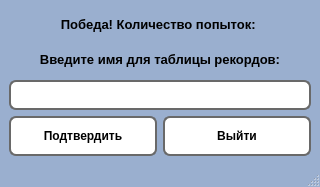
<?xml version="1.0" encoding="UTF-8"?>
<ui version="4.0">
 <class>CongratulationsWindow</class>
 <widget class="QMainWindow" name="CongratulationsWindow">
  <property name="geometry">
   <rect>
    <x>0</x>
    <y>0</y>
    <width>320</width>
    <height>187</height>
   </rect>
  </property>
  <property name="sizePolicy">
   <sizepolicy hsizetype="Fixed" vsizetype="Fixed">
    <horstretch>0</horstretch>
    <verstretch>0</verstretch>
   </sizepolicy>
  </property>
  <property name="minimumSize">
   <size>
    <width>320</width>
    <height>187</height>
   </size>
  </property>
  <property name="maximumSize">
   <size>
    <width>320</width>
    <height>187</height>
   </size>
  </property>
  <property name="baseSize">
   <size>
    <width>320</width>
    <height>180</height>
   </size>
  </property>
  <property name="windowTitle">
   <string>MainWindow</string>
  </property>
  <property name="styleSheet">
   <string notr="true">QMainWindow{
	background-color: rgb(154, 175, 207);
}</string>
  </property>
  <widget class="QWidget" name="centralwidget">
   <property name="sizePolicy">
    <sizepolicy hsizetype="Fixed" vsizetype="Fixed">
     <horstretch>0</horstretch>
     <verstretch>0</verstretch>
    </sizepolicy>
   </property>
   <layout class="QGridLayout" name="gridLayout">
    <item row="2" column="0" colspan="2">
     <widget class="QLineEdit" name="m_lineEdit">
      <property name="styleSheet">
       <string notr="true">QLineEdit{
 background-color: #FFFFFF;
 border: 2px solid #696969;
 border-radius: 7px;
 padding: 5px;
}</string>
      </property>
      <property name="alignment">
       <set>Qt::AlignCenter</set>
      </property>
     </widget>
    </item>
    <item row="3" column="1">
     <widget class="QPushButton" name="m_pB_Decline">
      <property name="minimumSize">
       <size>
        <width>60</width>
        <height>40</height>
       </size>
      </property>
      <property name="font">
       <font>
        <bold>true</bold>
       </font>
      </property>
      <property name="styleSheet">
       <string notr="true">QPushButton{
 background-color: #FFFFFF;
 border: 2px solid #696969;
 border-radius: 7px;
 padding: 5px;
}

QPushButton:pressed {
 background-color: #A9A9A9;
 border: 2px solid #696969;
 border-radius: 7px;
 padding: 5px;
}</string>
      </property>
      <property name="text">
       <string>Выйти</string>
      </property>
     </widget>
    </item>
    <item row="0" column="0" colspan="2">
     <widget class="QLabel" name="m_label_attempts">
      <property name="font">
       <font>
        <pointsize>10</pointsize>
        <bold>true</bold>
       </font>
      </property>
      <property name="text">
       <string>Победа! Количество попыток: </string>
      </property>
      <property name="alignment">
       <set>Qt::AlignCenter</set>
      </property>
     </widget>
    </item>
    <item row="3" column="0">
     <widget class="QPushButton" name="m_pB_EnterName">
      <property name="minimumSize">
       <size>
        <width>60</width>
        <height>40</height>
       </size>
      </property>
      <property name="font">
       <font>
        <bold>true</bold>
       </font>
      </property>
      <property name="styleSheet">
       <string notr="true">QPushButton{
 background-color: #FFFFFF;
 border: 2px solid #696969;
 border-radius: 7px;
 padding: 5px;
}

QPushButton:pressed {
 background-color: #A9A9A9;
 border: 2px solid #696969;
 border-radius: 7px;
 padding: 5px;
}</string>
      </property>
      <property name="text">
       <string>Подтвердить</string>
      </property>
     </widget>
    </item>
    <item row="1" column="0" colspan="2">
     <widget class="QLabel" name="m_label_Name">
      <property name="font">
       <font>
        <pointsize>10</pointsize>
        <bold>true</bold>
       </font>
      </property>
      <property name="text">
       <string>Введите имя для таблицы рекордов:</string>
      </property>
      <property name="alignment">
       <set>Qt::AlignCenter</set>
      </property>
     </widget>
    </item>
   </layout>
  </widget>
  <widget class="QMenuBar" name="menubar">
   <property name="geometry">
    <rect>
     <x>0</x>
     <y>0</y>
     <width>320</width>
     <height>22</height>
    </rect>
   </property>
  </widget>
  <widget class="QStatusBar" name="statusbar"/>
 </widget>
 <resources/>
 <connections/>
</ui>
